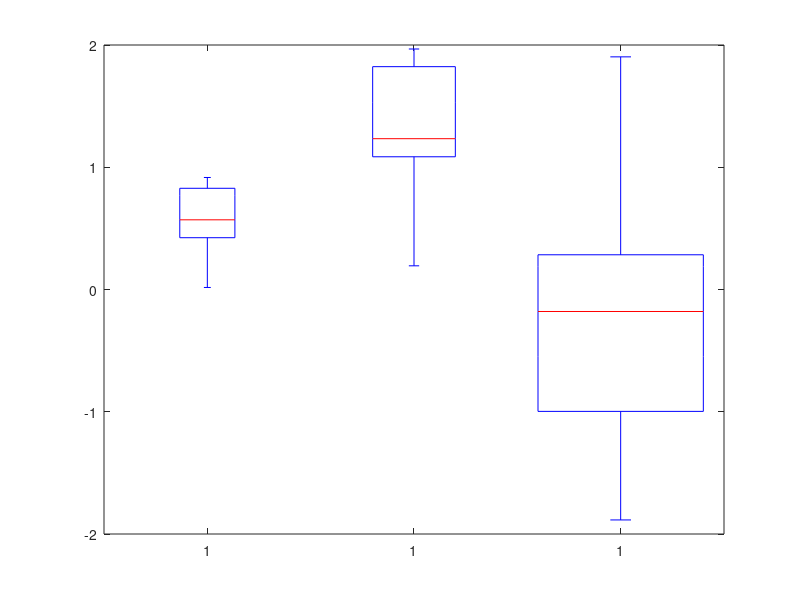

Here is the MATLAB script that generated this plot:
x1 = rand(10,1); x2 = 2*rand(15,1); x3 = randn(30,1);
x = [x1;x2;x3];
g = [ones(size(x1)); 2*ones(size(x2)); 3*ones(size(x3))];
boxplot(x,g)